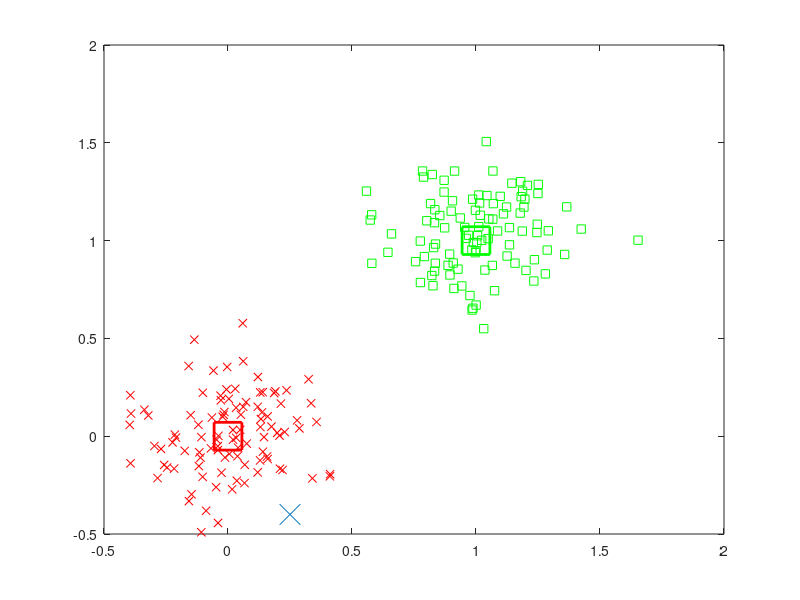

This figure's MATLAB source: (Note: this script raises an error after producing the figure.)

%% load data: 200 data points(100 data points for each class), two pre-trained prototyes, a new data point 
close all; clear;
load ./demo_data.mat
%% Plot data and prototypes
figure;
plot(Data(1:100,1), Data(1:100,2), 'gs'); % class 1
hold on; 
plot(Data(101:200,1), Data(101:200,2), 'rx'); % class 2
% Prototypes
plot(Protos(1,1),Protos(1,2),'rs', 'MarkerSize',20,'MarkerEdgeColor','green','Linewidth',2);
plot(Protos(2,1),Protos(2,2),'rs', 'MarkerSize',20,'MarkerEdgeColor','red','Linewidth',2);
% new data point
plot(newData(:,1), newData(:,2), 'x', 'MarkerSize',15)

%% run cp
oRe = cp_with_protots(Data, Labels, newData, trueLabel, Protos, protoLabel)